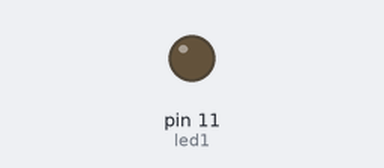
Recording of a sketch running on a simulated Arduino Uno, built with avr-gcc and run on an emulated ATmega328P. Parts: output pins drawn as LEDs (lit = HIGH).

Above: at 0.05 s.
At 0.95 s:
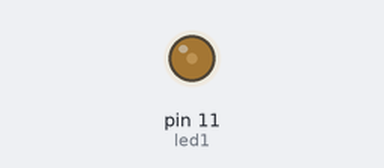
At 1.9 s:
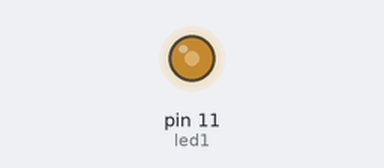
At 3.8 s:
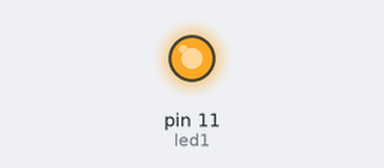
Timing chart, 0 to 8.8 s (numbered marks = the images above):
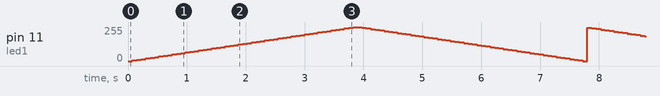

The sketch:

ledautobrightness.ino
```cpp
int led1=11;
void setup() {
  // put your setup code here, to run once:
pinMode (led1, OUTPUT);
}

void loop() {
  // put your main code here, to run repeatedly:
for ( int fadeValue =0;fadeValue<=255;fadeValue+= 5)
{

  analogWrite(led1,fadeValue);
  delay(75);
  }
for ( int fadeValue =255;fadeValue<=255;fadeValue -= 5)
{

  analogWrite(led1,fadeValue);
  delay(75);
  }

}
```
